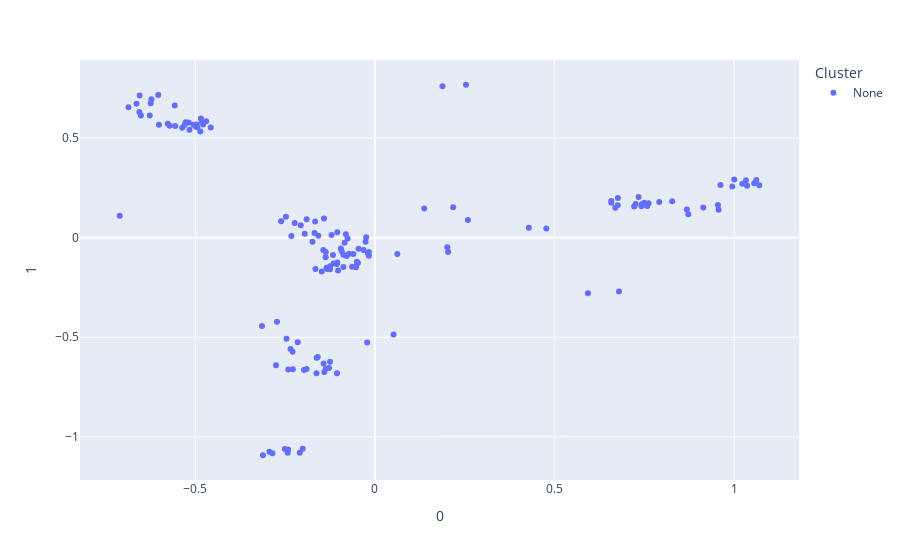

Notebook code cell kept with this figure:
### Markdown cell above
**Aufgabe 11**:

1. Visualisiert euch die PCA für **numerische und kategorische Werte**. Wie viele Cluster erwartet ihr zu finden? 
2. Wendet den KMeans-Algorithmus mit dieser Anzahl auf die Daten an. Entspricht das Clustering euren Erwartungen?
3. Was ist für euch subjektiv gesehen eine optimale Anzahl an Clustern?
4. Analysiert und diskutieren die gefundenen Cluster mit den implementierten Methoden. Welche Merkmale oder Arten von Merkmalen haben eurer Meinung nach den größten Einfluss auf das Clustering?
5. Optional: Beschreibt die gefundenen Cluster mit einer kurzen Zusammenfassung, z.B. "Cluster 1: Große blaue Dreiecke".

### Code cell
plot_pca_data(pca_df) # 3?

### Figure 1 — Plotly figure (JSON) as saved in the notebook; plotly's stock layout.template omitted (floating-point values rounded to 4 significant figures; data arrays with more than 128 entries replaced by an {"elided": "..."} marker saying what was removed)
{"data": [{"customdata": {"elided": "151x1 str values"}, "hovertemplate": "Cluster=None<br>0=%{x}<br>1=%{y}<br>Name=%{customdata[0]}<extra></extra>", "legendgroup": "None", "marker": {"color": "#636efa", "symbol": "circle"}, "mode": "markers", "name": "None", "orientation": "v", "showlegend": true, "type": "scatter", "x": {"elided": "151 float values"}, "xaxis": "x", "y": {"elided": "151 float values"}, "yaxis": "y"}], "layout": {"legend": {"title": {"text": "Cluster"}, "tracegroupgap": 0}, "margin": {"t": 60}, "xaxis": {"anchor": "y", "domain": [0, 1], "title": {"text": "0"}}, "yaxis": {"anchor": "x", "domain": [0, 1], "title": {"text": "1"}}}}
